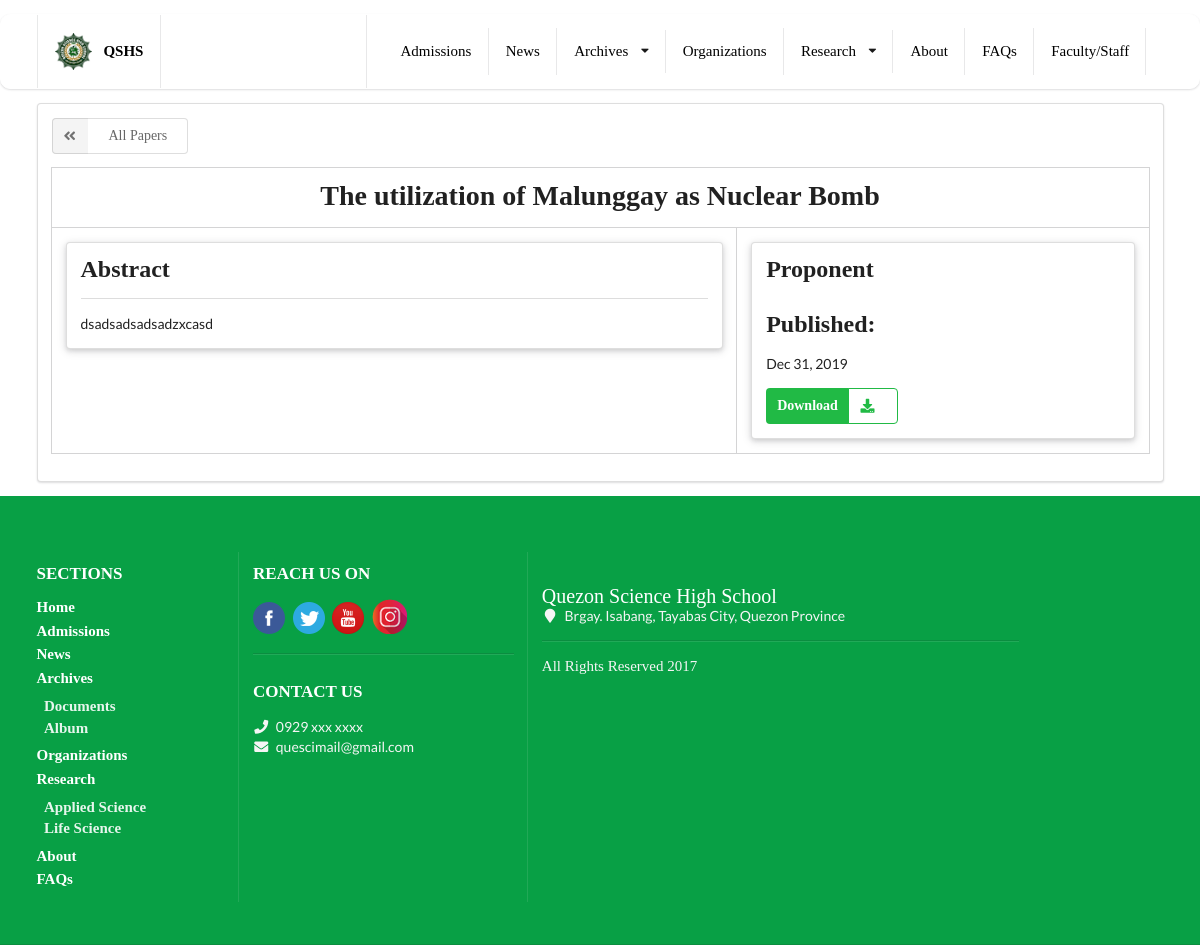
Screenshot of /life_science/details/1 with the database file from the repository.
### research/models.py (models this page shows, shortened)
class ResearchPaper(models.Model):
    CATEGORY_CHOICES = (
        ("Applied", "Applied Science"),
        ("Life", "Life Science")
    )
    Applied = "Applied"
    Life = "Life"
    title = models.TextField()
    abstract = models.TextField()
    published_date = models.DateTimeField(default=timezone.now)
    file = models.FileField(upload_to="research_papers/{}".format(str(title).lower()), validators=[FileExtensionValidator(['pdf'])],)
    category = models.CharField(choices=CATEGORY_CHOICES, max_length=50, default=None, blank=True, null=True)

### main/views.py (the view)
# urls.py: path('life_science/details/<int:pk>', views.LifeDetailView.as_view(),name="life_science_detail"),
class LifeDetailView(DetailView):
    template_name = 'main/lifeScience_detail.html'
    model = ResearchPaper
    context_object_name = "life_science_research"
    pk_url_kwarg = "pk"

### templates/main/lifeScience_detail.html (shortened to what this page needs)
{% extends 'base_2.html'%}
{% block main_content %}
  <div class="ui container segment">
    <a href="{% url 'main:life_science' %}" class="ui basic icon labeled button"><i class="ui angle double left icon"></i>All Papers</a>
    <div class="ui stackable celled grid">
      <div class="center aligned row">
        <div class="column">
          <h1 class="ui header">
            {{ object.title }}
          </h1>
        </div>
      </div>
      <div class="row">
        <div class="ten wide computer left floated sixteen wide tablet column">
          <div class="ui raised segment">
            <h2 class="ui header">Abstract</h2>
            <div class="ui divider"></div>
            {{ object.abstract }}
          </div>
        </div>
        <div class="six wide computer rigt floated sixteen wide tablet column">
          <div class="ui raised segment">
            <h2 class="ui header">Proponent{{ objects.proponents.all|pluralize}}</h2>
            <h2 class="ui header">Published: </h2>
            <p class="ui description">{{ object.published_date|date:"M d, Y"}}</p>
            <div class="ui labeled button">
              <a href="{{ object.file.url }}" class="ui green icon button">Download</a>
              <div class="ui basic green label">
                <i class="ui download icon"></i>
              </div>
            </div>
          </div>
        </div>
      </div>
    </div>
  </div>
{% endblock %}

### static/css/index.css (style rules this page uses)
.ui.header { font-family: Code Bold; }
.ui.button { font-family: Code Bold; font-weight: bold; }

### rows the page displays
ResearchPaper: title "The utilization of Malunggay as Nuclear Bomb", abstract "dsadsadsadsadzxcasd", published_date "Dec 31, 2019"
